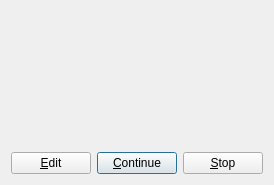
<?xml version="1.0" encoding="UTF-8"?>
<ui version="4.0">
 <class>resultsWindow</class>
 <widget class="QDialog" name="resultsWindow">
  <property name="geometry">
   <rect>
    <x>0</x>
    <y>0</y>
    <width>262</width>
    <height>185</height>
   </rect>
  </property>
  <property name="windowTitle">
   <string>Results</string>
  </property>
  <layout class="QVBoxLayout" name="verticalLayout" stretch="1,0">
   <item>
    <widget class="QLabel" name="resultsText">
     <property name="text">
      <string>&lt;Your results here&gt;</string>
     </property>
     <property name="alignment">
      <set>Qt::AlignCenter</set>
     </property>
    </widget>
   </item>
   <item>
    <layout class="QHBoxLayout" name="horizontalLayout">
     <item>
      <widget class="QPushButton" name="editButton">
       <property name="text">
        <string>&amp;Edit</string>
       </property>
       <property name="autoDefault">
        <bool>false</bool>
       </property>
      </widget>
     </item>
     <item>
      <widget class="QPushButton" name="continueButton">
       <property name="text">
        <string>&amp;Continue</string>
       </property>
       <property name="default">
        <bool>true</bool>
       </property>
      </widget>
     </item>
     <item>
      <widget class="QPushButton" name="stopButton">
       <property name="text">
        <string>&amp;Stop</string>
       </property>
       <property name="autoDefault">
        <bool>true</bool>
       </property>
      </widget>
     </item>
    </layout>
   </item>
  </layout>
 </widget>
 <resources/>
 <connections/>
</ui>
